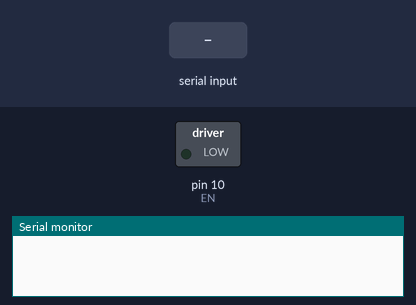
Bench run of a sketch on a simulated Arduino Uno, built with avr-gcc and run on an emulated ATmega328P. Shown: switched loads named in the sketch (green lamp = pin HIGH), the last lines printed to the serial monitor. The test bench sets the inputs (shaded band). Pins used as bus, display or sensor lines are not drawn.

Above: at 1.2 s.
1.3 s: "90,45\n" received over Serial
At 2.0 s:
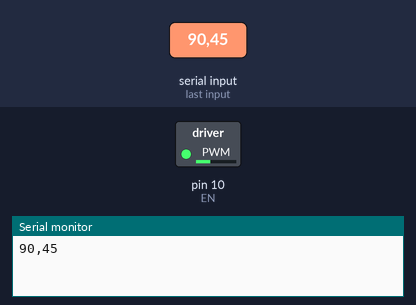
2.8 s: "5\n" received over Serial
At 4.0 s:
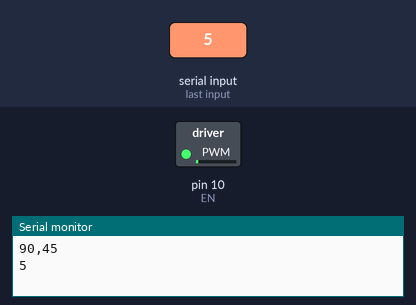
4.3 s: "200\n" received over Serial
At 5.4 s:
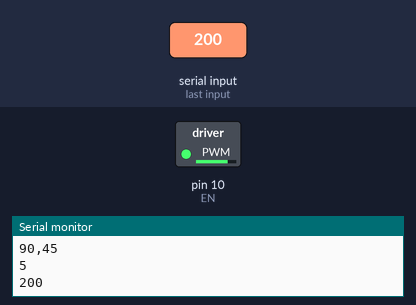
5.8 s: "90\n" received over Serial
At 6.5 s:
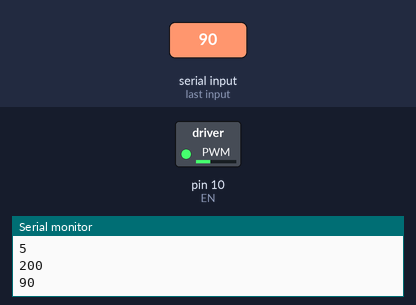
Timing chart, 0 to 8.3 s (numbered marks = the images above; inputs shaded):
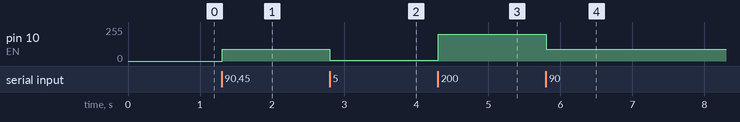

Measured:
- after the input at 1.3 s, pin 10 (EN): 0/255 → 90/255 at once
- after the input at 2.8 s, pin 10 (EN): 90/255 → 5/255 at once
- after the input at 4.3 s, pin 10 (EN): 5/255 → 200/255 at once
- after the input at 5.8 s, pin 10 (EN): 200/255 → 90/255 at once

The sketch:

Motor_DC.ino
```cpp
const int S1 = 8;
const int S2 = 9;
const int EN = 10;
String ala;

void setup() {
  Serial.begin(9600);
  pinMode(S1, OUTPUT);
  pinMode(S2, OUTPUT);
  pinMode(EN, OUTPUT);
}

void loop() {
  if (Serial.available() > 0)
  {
    ala = Serial.readStringUntil('\n');
    Serial.println(ala);
    int val = ala.toInt();

    if (val < 1)
    {
      val = val * (-1);
      analogWrite(EN, val);
      digitalWrite(S1, HIGH);
      digitalWrite(S2, LOW);
    }
    else
    {
      analogWrite(EN, val);
      digitalWrite(S1, LOW);
      digitalWrite(S2, HIGH);
    }
  }
}
```
